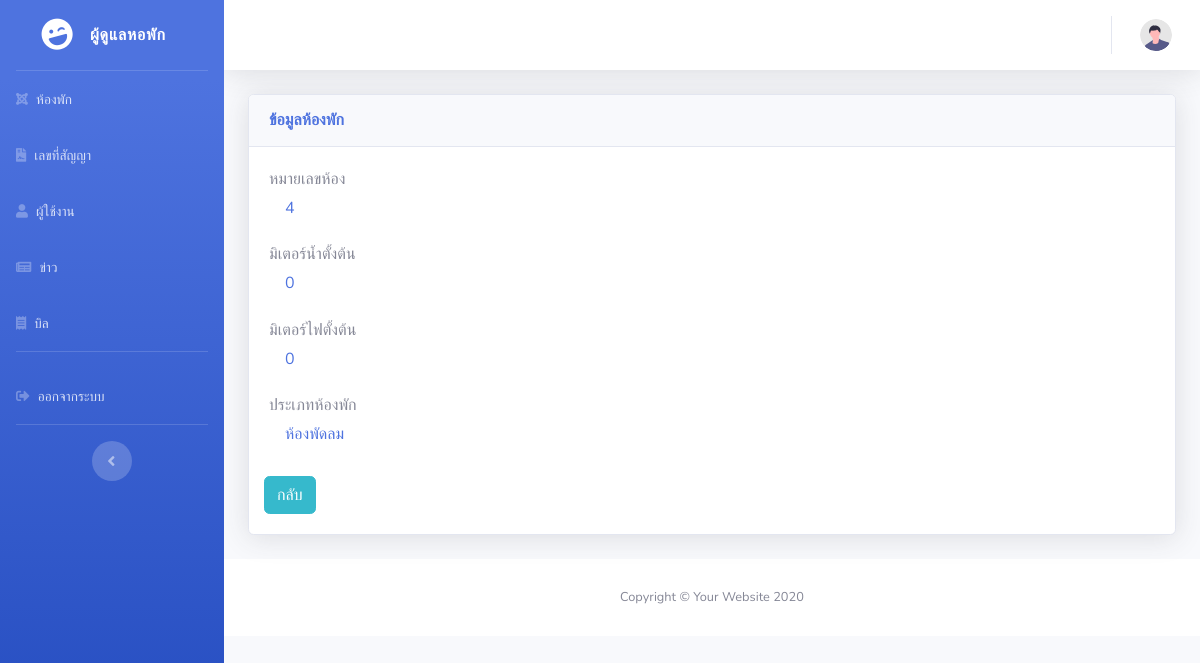
/admin/show_room.php?room_id=4 (signed in), run on the app's committed database.
### tables this page shows
CREATE TABLE `room` (
  `room_id` int(11) NOT NULL COMMENT 'หมายเลขห้องพัก',
  `room_status` varchar(20) NOT NULL DEFAULT '0' COMMENT 'สถานะห้องพัก 0 ว่าง 1 ไม่ว่าง',
  `meters_water` int(11) NOT NULL COMMENT 'มิเตอร์น้ำตั้งต้น',
  `meters_light` int(11) NOT NULL COMMENT 'มิเตอร์ไฟตั้งต้น',
  `room_tid` int(11) NOT NULL COMMENT 'รหัสประเภทห้องพัก'
);

CREATE TABLE `roomtype` (
  `room_tid` int(11) NOT NULL COMMENT 'รหัสประเภทห้องพัก',
  `room_tname` varchar(100) NOT NULL COMMENT 'ประเภทห้องพัก',
  `room_tprice` int(11) NOT NULL COMMENT 'ราคาห้องพัก',
  `price_water` int(11) NOT NULL COMMENT 'ค่าน้ำต่อหน่วย',
  `price_light` int(11) NOT NULL COMMENT 'ค่าไฟต่อหน่วย'
);

### admin/show_room.php (the view, shortened to what this page needs)
<?php
if (isset($_SESSION["aid"])) {
    if (isset($_GET["room_id"])) {
        $room_id = $_GET["room_id"];
        ?>
<!DOCTYPE html>
<html lang="en">
<head>
    <link href="vendor/fontawesome-free/css/all.min.css" rel="stylesheet" type="text/css">
    <link href="css/sb-admin-2.min.css" rel="stylesheet">
    <link href="vendor/datatables/dataTables.bootstrap4.min.css" rel="stylesheet">
</head>
<body id="page-top">
    <div id="wrapper">
        <?php include_once "./sidebar.php";?>
        <div id="content-wrapper" class="d-flex flex-column">
            <div id="content">
                <?php include_once "./navbar.php";?>
                <div class="container-fluid">
                    <div class="card shadow mb-4">
                        <div class="card-header py-3">
                            <h6 class="m-0 font-weight-bold text-primary">ข้อมูลห้องพัก</h6>
                        </div>
                        <div class="card-body">
                            <?php
include_once "./configs/connectDB.php";
        $sql_r = "SELECT * FROM room JOIN roomtype rt USING(room_tid) WHERE room_id='$room_id';";
        $result_r = mysqli_query($conn, $sql_r);
        while ($data_r = mysqli_fetch_assoc($result_r)) {
            ?>
                            <form action="" method="post">
                                <div class="form-row">
                                    <div class="form-group col-md-12">
                                        <label for="inputAddress">หมายเลขห้อง</label>
                                        <h6 class="text-primary ml-3"><?=$data_r["room_id"]?></h6>
                                    </div>
                                    <div class="form-group col-md-12">
                                        <label for="inputAddress">มิเตอร์น้ำตั้งต้น</label>
                                        <h6 class="text-primary ml-3"><?=$data_r["meters_water"]?></h6>
                                    </div>
                                    <div class="form-group col-md-12">
                                        <label for="inputAddress">มิเตอร์ไฟตั้งต้น</label>
                                        <h6 class="text-primary ml-3"><?=$data_r["meters_light"]?></h6>
                                    </div>
                                    <div class="form-group col-md-12">
                                        <div class="form-group">
                                            <label for="inputAddress">ประเภทห้องพัก</label>
                                            <h6 class="text-primary ml-3"><?=$data_r["room_tname"]?></h6>
                                        </div>
                                    </div>
                                    <a href="./data_room.php" class="btn btn-info ">กลับ
                                    </a>
                            </form>
                            <?php
}
        ?>
                        </div>
                    </div>
                </div>
            </div>
            <?php
include_once "./footer.php";
        ?>
        </div>
    </div>
</body>
</html>
<?php
}
} else {
    echo "<script>";
    echo "location = './login.php';";
    echo "</script>";
}
?>

### data on the page
room: room_id "4", meters_water "0", meters_light "0", room_tid.room_tname "ห้องพัดลม"
